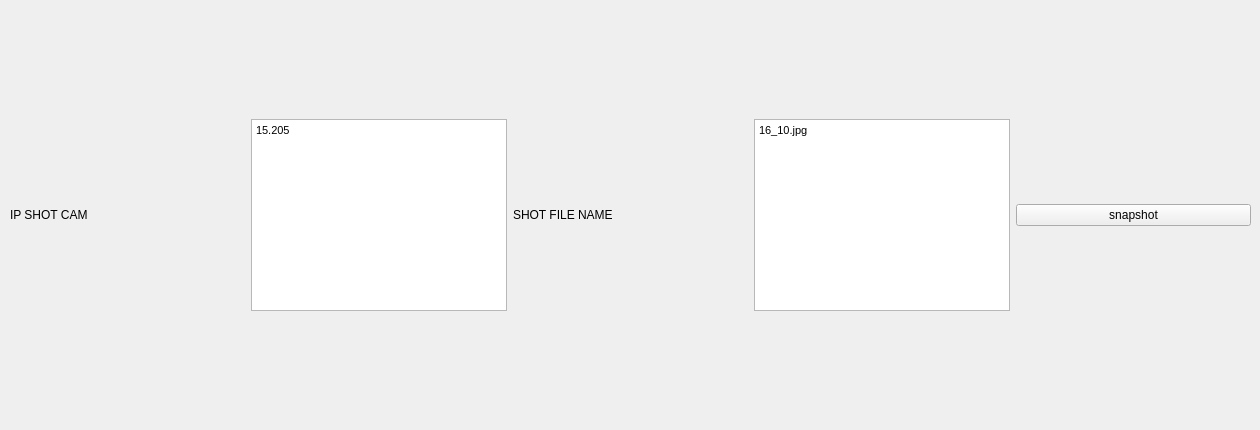
    <widget class="QWidget" name="tab_6">
     <attribute name="title">
      <string>SHOT</string>
     </attribute>
     <widget class="QWidget" name="gridLayoutWidget_8">
      <property name="geometry">
       <rect>
        <x>10</x>
        <y>10</y>
        <width>1241</width>
        <height>411</height>
       </rect>
      </property>
      <layout class="QGridLayout" name="gridLayout_8">
       <item row="0" column="4">
        <widget class="QPushButton" name="pushButton_7">
         <property name="text">
          <string>snapshot</string>
         </property>
        </widget>
       </item>
       <item row="0" column="2">
        <widget class="QLabel" name="label_31">
         <property name="text">
          <string>SHOT FILE NAME</string>
         </property>
        </widget>
       </item>
       <item row="0" column="3">
        <widget class="QTextEdit" name="textEdit_45">
         <property name="sizePolicy">
          <sizepolicy hsizetype="Minimum" vsizetype="Minimum">
           <horstretch>0</horstretch>
           <verstretch>0</verstretch>
          </sizepolicy>
         </property>
         <property name="html">
          <string>&lt;!DOCTYPE HTML PUBLIC &quot;-//W3C//DTD HTML 4.0//EN&quot; &quot;http://www.w3.org/TR/REC-html40/strict.dtd&quot;&gt;
&lt;html&gt;&lt;head&gt;&lt;meta name=&quot;qrichtext&quot; content=&quot;1&quot; /&gt;&lt;style type=&quot;text/css&quot;&gt;
p, li { white-space: pre-wrap; }
&lt;/style&gt;&lt;/head&gt;&lt;body style=&quot; font-family:'MS Shell Dlg 2'; font-size:8.25pt; font-weight:400; font-style:normal;&quot;&gt;
&lt;p style=&quot; margin-top:0px; margin-bottom:0px; margin-left:0px; margin-right:0px; -qt-block-indent:0; text-indent:0px;&quot;&gt;16_10.jpg&lt;/p&gt;&lt;/body&gt;&lt;/html&gt;</string>
         </property>
         <property name="placeholderText">
          <string>16_10.jpg</string>
         </property>
        </widget>
       </item>
       <item row="0" column="0">
        <widget class="QLabel" name="label_30">
         <property name="text">
          <string>IP SHOT CAM</string>
         </property>
        </widget>
       </item>
       <item row="0" column="1">
        <widget class="QTextEdit" name="textEdit_44">
         <property name="sizePolicy">
          <sizepolicy hsizetype="Minimum" vsizetype="Minimum">
           <horstretch>0</horstretch>
           <verstretch>0</verstretch>
          </sizepolicy>
         </property>
         <property name="html">
          <string>&lt;!DOCTYPE HTML PUBLIC &quot;-//W3C//DTD HTML 4.0//EN&quot; &quot;http://www.w3.org/TR/REC-html40/strict.dtd&quot;&gt;
&lt;html&gt;&lt;head&gt;&lt;meta name=&quot;qrichtext&quot; content=&quot;1&quot; /&gt;&lt;style type=&quot;text/css&quot;&gt;
p, li { white-space: pre-wrap; }
&lt;/style&gt;&lt;/head&gt;&lt;body style=&quot; font-family:'MS Shell Dlg 2'; font-size:8.25pt; font-weight:400; font-style:normal;&quot;&gt;
&lt;p style=&quot; margin-top:0px; margin-bottom:0px; margin-left:0px; margin-right:0px; -qt-block-indent:0; text-indent:0px;&quot;&gt;15.205&lt;/p&gt;&lt;/body&gt;&lt;/html&gt;</string>
         </property>
         <property name="placeholderText">
          <string>15.205</string>
         </property>
        </widget>
       </item>
      </layout>
     </widget>
    </widget>
